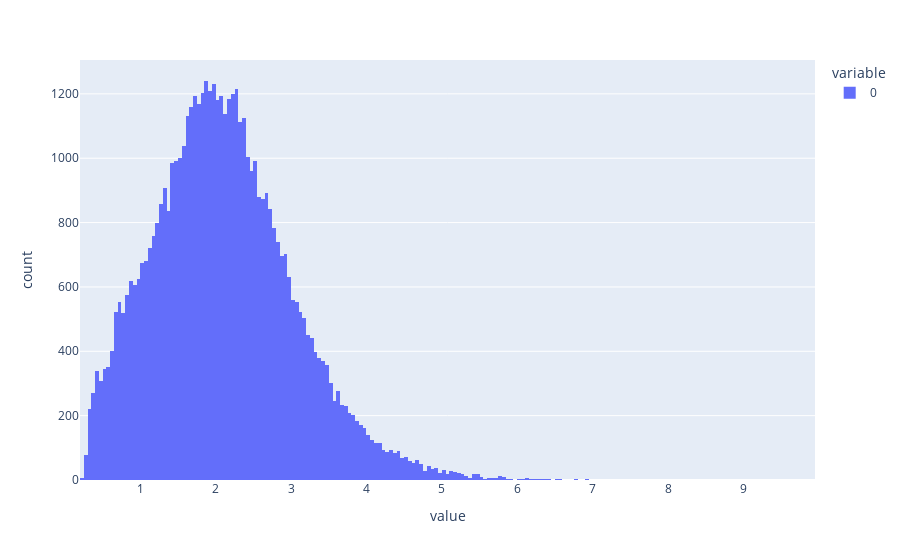

This figure's notebook cell:
### Code cell
noise_norms = nns
noise_norms_flat = [norm for noise_norm in noise_norms for norm in list(noise_norm)]
burnin = 60000//batch_size
print(len(noise_norms_flat), burnin)
px.histogram(noise_norms_flat[burnin:])
# Multimodal (second peak close to 0) if we include "burn-in"

### Figure 1 — Plotly figure (JSON) as saved in the notebook; plotly's stock layout.template omitted (floating-point values rounded to 4 significant figures; data arrays with more than 128 entries replaced by an {"elided": "..."} marker saying what was removed)
{"data": [{"alignmentgroup": "True", "bingroup": "x", "hovertemplate": "variable=0<br>value=%{x}<br>count=%{y}<extra></extra>", "legendgroup": "0", "marker": {"color": "#636efa", "pattern": {"shape": ""}}, "name": "0", "offsetgroup": "0", "orientation": "v", "showlegend": true, "type": "histogram", "x": {"elided": "54000 float values"}, "xaxis": "x", "yaxis": "y"}], "layout": {"barmode": "relative", "legend": {"title": {"text": "variable"}, "tracegroupgap": 0}, "margin": {"t": 60}, "xaxis": {"anchor": "y", "domain": [0, 1], "title": {"text": "value"}}, "yaxis": {"anchor": "x", "domain": [0, 1], "title": {"text": "count"}}}}
